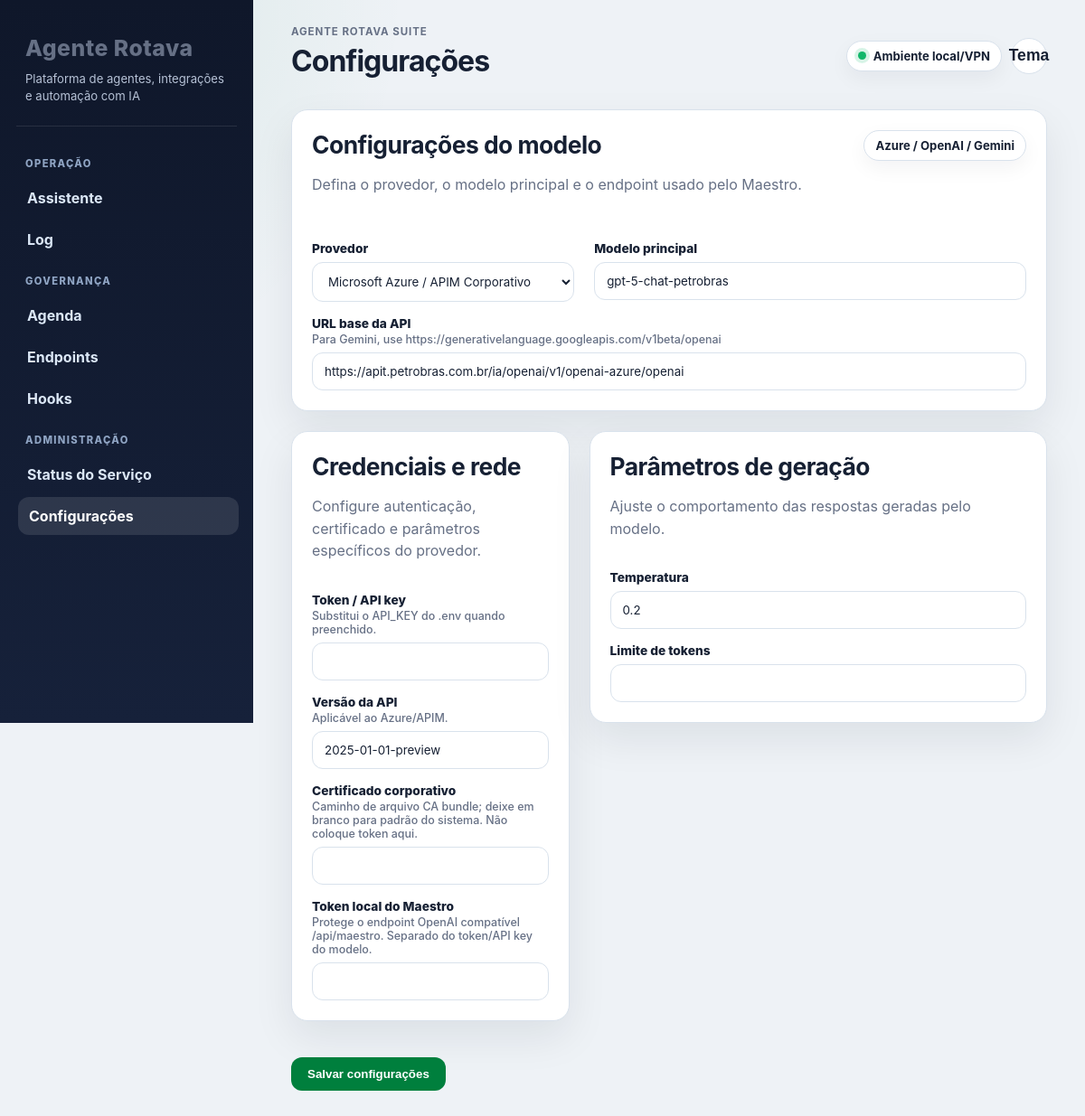
The page /config on the database its author committed.
### tables this page shows
CREATE TABLE config_kv (
            k TEXT PRIMARY KEY,
            v TEXT NOT NULL
        );

### app/routers/config.py (the view)
@router.get("", response_class=HTMLResponse)
def config_get(request: Request):
    return templates.TemplateResponse(
        request=request,
        name="config.html",
        context={"cfg": get_config()}
    )

### app/templates/config.html (shortened to what this page needs)
{% extends "base.html" %}
{% block page_title %}Configurações{% endblock %}
{% block content %}
<form method="post">
    <div class="panel">
        <div class="panel-header">
            <div>
                <h2>Configurações do modelo</h2>
                <p>Defina o provedor, o modelo principal e o endpoint usado pelo Maestro.</p>
            </div>
            <span class="badge">Azure / OpenAI / Gemini</span>
        </div>
        <div class="grid-2">
            <div>
                <label>Provedor</label>
                <select name="api_provider">
                    <option value="azure" {% if cfg.api_provider == 'azure' %}selected{% endif %}>Microsoft Azure / APIM Corporativo</option>
                </select>
            </div>
            <div>
                <label>Modelo principal</label>
                <input name="deployment_id" value="{{ cfg.deployment_id }}"/>
            </div>
        </div>
        <label>URL base da API <span class="field-hint">Para Gemini, use https://generativelanguage.googleapis.com/v1beta/openai</span></label>
        <input name="api_base" value="{{ cfg.api_base }}"/>
    </div>
    <div class="grid-2">
        <section class="panel">
            <div class="panel-header">
                <div>
                    <h2>Credenciais e rede</h2>
                    <p>Configure autenticação, certificado e parâmetros específicos do provedor.</p>
                </div>
            </div>
            <label>Token / API key <span class="field-hint">Substitui o API_KEY do .env quando preenchido.</span></label>
            <input name="api_key" type="password" autocomplete="off" value="{{ cfg.api_key }}"/>
            <label>Versão da API <span class="field-hint">Aplicável ao Azure/APIM.</span></label>
            <input name="api_version" value="{{ cfg.api_version }}"/>
            <label>Certificado corporativo <span class="field-hint">Caminho de arquivo CA bundle; deixe em branco para padrão do sistema. Não coloque token aqui.</span></label>
            <input name="ca_cert" value="{{ cfg.ca_cert }}"/>
            <label>Token local do Maestro <span class="field-hint">Protege o endpoint OpenAI compatível /api/maestro. Separado do token/API key do modelo.</span></label>
            <input name="maestro_api_token" type="password" autocomplete="off" value="{{ cfg.maestro_api_token }}"/>
        </section>
        <section class="panel">
            <div class="panel-header">
                <div>
                    <h2>Parâmetros de geração</h2>
                    <p>Ajuste o comportamento das respostas geradas pelo modelo.</p>
                </div>
            </div>
            <label>Temperatura</label>
            <input name="temperature" value="{{ cfg.temperature }}"/>
            <label>Limite de tokens</label>
            <input name="max_tokens" value="{{ cfg.max_tokens }}"/>
        </section>
    </div>
    <div class="btn-row">
        <button type="submit">Salvar configurações</button>
    </div>
</form>
{% endblock %}

### app/templates/base.html (shortened to what this page needs)
<!DOCTYPE html>
<html lang="pt-BR">
<head>
</head>
<body>
    {% set path = request.url.path if request is defined else '' %}
    <aside>
        <div class="brand">
            <p class="brand-title">Agente Rotava</p>
            <div class="brand-subtitle">Plataforma de agentes, integrações e automação com IA</div>
        </div>
        <div class="nav-category">Operação</div>
        <a href="/chat" class="{{ 'active' if path.startswith('/chat') else '' }}">Assistente</a>
        <a href="/logs" class="{{ 'active' if path.startswith('/logs') else '' }}">Log</a>
        <div class="nav-category">Governança</div>
        <a href="/tasks" class="{{ 'active' if path.startswith('/tasks') else '' }}">Agenda</a>
        <a href="/knowledge/tools" class="{{ 'active' if path.startswith('/knowledge') else '' }}">Endpoints</a>
        <a href="/hooks" class="{{ 'active' if path.startswith('/hooks') else '' }}">Hooks</a>
        <div class="nav-category">Administração</div>
        <a href="/" class="{{ 'active' if path == '/' else '' }}">Status do Serviço</a>
        <a href="/config" class="{{ 'active' if path.startswith('/config') else '' }}">Configurações</a>
    </aside>
    <main>
        <div class="top-bar">
            <div>
                <div class="page-kicker">Agente Rotava Suite</div>
                <h1>{% block page_title %}Console Operacional{% endblock %}</h1>
            </div>
            <div style="display: flex; gap: 10px; align-items: center;">
                <div class="api-status"><span class="status-dot"></span><span>Ambiente local/VPN</span></div>
                <button class="theme-toggle" onclick="toggleTheme()" title="Alternar modo de visualização">Tema</button>
            </div>
        </div>
        <div class="content-area">
            {% block content %}{% endblock %}
        </div>
    </main>
</body>
</html>

### app/templates/base.html (style rules this page uses)
:root { --bg-main: #eef2f6; --bg-sidebar: #0f172a; --bg-sidebar-soft: #16213a; --text-main: #162033; --text-muted: #667085; --text-inverse: #f8fafc; --border-color: #d9e2ec; --accent-color: #007f3d; --accent-hover: #006b33; --accent-soft: #e6f4ed; --danger-color: #c62828; --danger-soft: #fdecec; --warning-soft: #fff7e6; --card-bg: #ffffff; --card-shadow: 0 18px 45px rgba(15, 23, 42, 0.08); --radius-lg: 18px; --radius-md: 12px; }
* { box-sizing: border-box; }
body { font-family: Inter, 'Segoe UI', system-ui, -apple-system, BlinkMacSystemFont, sans-serif; margin: 0; background: radial-gradient(circle at top left, rgba(0, 127, 61, 0.10), transparent 28rem), var(--bg-main); color: var(--text-main); display: flex; min-height: 100vh; }
aside { width: 280px; background: linear-gradient(180deg, var(--bg-sidebar), var(--bg-sidebar-soft)); color: var(--text-inverse); padding: 26px 18px; display: flex; flex-direction: column; position: sticky; top: 0; height: 100vh; }
.brand { padding: 8px 10px 24px 10px; border-bottom: 1px solid rgba(255,255,255,0.10); margin-bottom: 18px; }
.brand-title { font-size: 1.55rem; font-weight: 800; letter-spacing: 0.02em; margin: 0; }
.brand-subtitle { color: #b6c2d6; font-size: 0.82rem; margin-top: 6px; line-height: 1.4; }
.nav-category { padding: 16px 10px 8px; font-size: 0.70rem; text-transform: uppercase; color: #8fa4c3; letter-spacing: 0.12em; font-weight: 800; }
aside a { text-decoration: none; color: #dbe7f6; font-weight: 650; padding: 11px 12px; display: flex; align-items: center; gap: 10px; border-radius: 12px; margin: 2px 0; transition: background 0.2s, color 0.2s, transform 0.2s; }
aside a:hover, aside a.active { background: rgba(255,255,255,0.11); color: #ffffff; transform: translateX(2px); }
main { flex: 1; width: calc(100% - 280px); padding: 28px 42px 48px; }
.top-bar { display: flex; justify-content: space-between; align-items: center; gap: 18px; margin-bottom: 26px; }
.page-kicker { color: var(--text-muted); font-weight: 700; letter-spacing: 0.08em; text-transform: uppercase; font-size: 0.72rem; margin-bottom: 6px; }
h1, h2, h3 { margin-top: 0; }
h1 { font-size: 2rem; margin-bottom: 8px; letter-spacing: -0.03em; }
h2 { font-size: 1.65rem; margin-bottom: 10px; letter-spacing: -0.02em; }
p { color: var(--text-muted); line-height: 1.55; }
.api-status, .badge { font-size: 0.82rem; display: inline-flex; align-items: center; gap: 8px; background: var(--card-bg); padding: 8px 12px; border-radius: 999px; border: 1px solid var(--border-color); box-shadow: 0 8px 22px rgba(15, 23, 42, 0.05); color: var(--text-main); font-weight: 700; }
.status-dot { height: 9px; width: 9px; background-color: #12b76a; border-radius: 50%; box-shadow: 0 0 0 4px rgba(18, 183, 106, 0.16); }
.theme-toggle { background: var(--card-bg); border: 1px solid var(--border-color); color: var(--text-main); cursor: pointer; font-size: 1.1rem; height: 40px; width: 40px; border-radius: 999px; }
.content-area { max-width: 1240px; }
.card, .panel { background: var(--card-bg); padding: 22px; border-radius: var(--radius-lg); box-shadow: var(--card-shadow); border: 1px solid var(--border-color); margin-bottom: 22px; }
.panel-header { display: flex; align-items: flex-start; justify-content: space-between; gap: 18px; margin-bottom: 18px; }
.grid-2 { display: grid; grid-template-columns: minmax(280px, 0.85fr) minmax(360px, 1.4fr); gap: 22px; align-items: start; }
label { display: block; font-size: 0.86rem; color: var(--text-main); font-weight: 800; margin: 16px 0 7px; }
.field-hint { display: block; color: var(--text-muted); font-weight: 500; font-size: 0.78rem; margin-top: 2px; }
textarea, input, select { width: 100%; padding: 12px 13px; font-family: inherit; background-color: var(--card-bg); color: var(--text-main); border: 1px solid var(--border-color); border-radius: 12px; outline: none; transition: border 0.2s, box-shadow 0.2s; }
.btn-row { display: flex; flex-wrap: wrap; align-items: center; gap: 12px; margin-top: 18px; }
button, .btn { display: inline-flex; align-items: center; justify-content: center; gap: 8px; padding: 11px 18px; border: none; border-radius: 12px; cursor: pointer; font-weight: 800; text-decoration: none; transition: transform 0.2s, box-shadow 0.2s, background 0.2s; }
.primary-btn, button[type="submit"] { background: var(--accent-color); color: #fff; }

### rows shown on the page
config_kv: api_provider "Microsoft Azure / APIM Corporativo"
config_kv: deployment_id "gpt-5-chat-petrobras"
config_kv: api_base "https://apit.petrobras.com.br/ia/openai/v1/openai-azure/openai"
config_kv: api_version "2025-01-01-preview"
config_kv: temperature "0.2"
